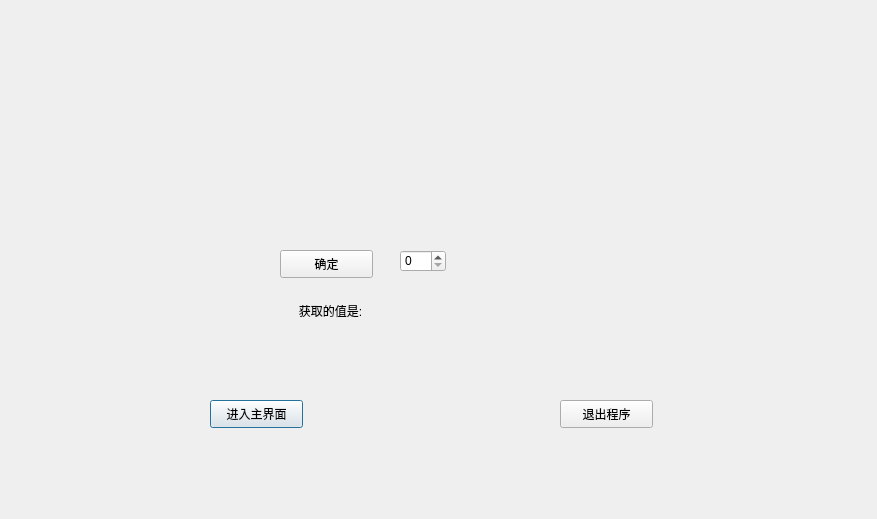
<?xml version="1.0" encoding="UTF-8"?>
<ui version="4.0">
 <class>MyDialog</class>
 <widget class="QDialog" name="MyDialog">
  <property name="geometry">
   <rect>
    <x>0</x>
    <y>0</y>
    <width>877</width>
    <height>519</height>
   </rect>
  </property>
  <property name="windowTitle">
   <string>Dialog</string>
  </property>
  <widget class="QPushButton" name="pushButton">
   <property name="geometry">
    <rect>
     <x>210</x>
     <y>400</y>
     <width>93</width>
     <height>28</height>
    </rect>
   </property>
   <property name="maximumSize">
    <size>
     <width>16777215</width>
     <height>16777215</height>
    </size>
   </property>
   <property name="text">
    <string>进入主界面</string>
   </property>
  </widget>
  <widget class="QPushButton" name="pushButton_2">
   <property name="geometry">
    <rect>
     <x>560</x>
     <y>400</y>
     <width>93</width>
     <height>28</height>
    </rect>
   </property>
   <property name="text">
    <string>退出程序</string>
   </property>
  </widget>
  <widget class="QPushButton" name="pushButton_3">
   <property name="geometry">
    <rect>
     <x>280</x>
     <y>250</y>
     <width>93</width>
     <height>28</height>
    </rect>
   </property>
   <property name="text">
    <string>确定</string>
   </property>
  </widget>
  <widget class="QSpinBox" name="spinBox">
   <property name="geometry">
    <rect>
     <x>400</x>
     <y>250</y>
     <width>46</width>
     <height>22</height>
    </rect>
   </property>
  </widget>
  <widget class="QLabel" name="label">
   <property name="geometry">
    <rect>
     <x>280</x>
     <y>290</y>
     <width>101</width>
     <height>41</height>
    </rect>
   </property>
   <property name="text">
    <string>获取的值是:</string>
   </property>
   <property name="alignment">
    <set>Qt::AlignCenter</set>
   </property>
  </widget>
 </widget>
 <resources/>
 <connections>
  <connection>
   <sender>pushButton_2</sender>
   <signal>clicked()</signal>
   <receiver>MyDialog</receiver>
   <slot>close()</slot>
   <hints>
    <hint type="sourcelabel">
     <x>621</x>
     <y>415</y>
    </hint>
    <hint type="destinationlabel">
     <x>653</x>
     <y>315</y>
    </hint>
   </hints>
  </connection>
 </connections>
</ui>
